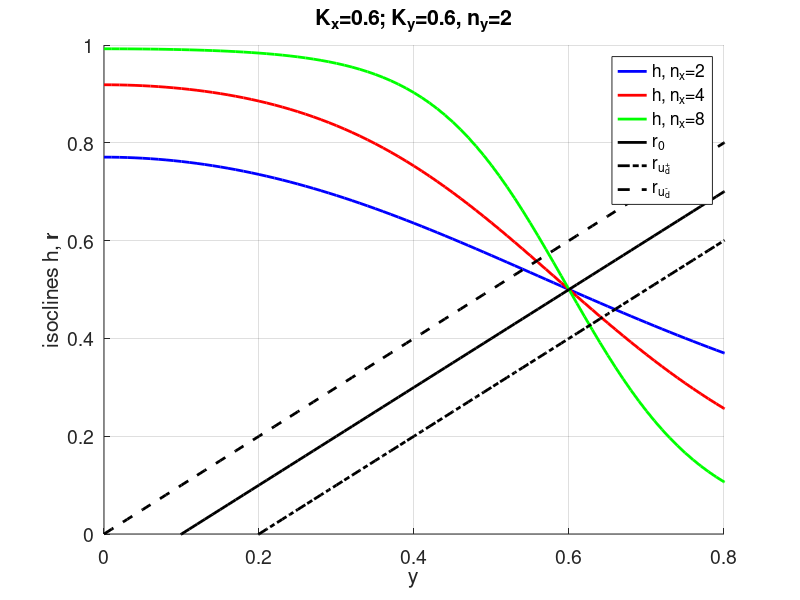

Here is the MATLAB script that generated this plot:
% The script generates the isoclines shown in Fig. S1 for the two-state system - case 3 -
% with different f function values (K_x=0.6 or 0.4 with n_x=2, 4, 8) and g
% values (K_y =0.6 or 0.4, ny=2 or 4)

clear all
clc
close all

%choose K_x value
K_x=.6;
%K_x=.4;

% choose K_y and n_y values
K_y=.6;
% K_y=.4;

n_y=2;
%n_y=4;    


fig=figure;
hold on
grid on
title_subplot=1;

% figure setting
w_1=300;
w_2=300;
line_w=2;

% y vector
y_ss=0:0.01:1;

% parameters
n_x_v=[2 4 8];

u=0.1;
alpha=1;
beta=1;
gamma=1; 
k=1; 

for idx_n_x=1:length(n_x_v)
        
    % n_x value
    n_x=n_x_v(idx_n_x);
    m_y=k*K_y-gamma/2;
    m_x=alpha*K_x- beta/2;

    f_y_ss=K_y^n_y./(K_y^n_y+y_ss.^n_y);
    x_ss_nonlin=(m_x+beta.*f_y_ss)./alpha;
    x_ss_contr=x_ss_nonlin.^n_x./(K_x^n_x + x_ss_nonlin.^n_x);
        
    r0=k*y_ss-m_y;
    r2=k*y_ss-m_y+u;
    r1=k*y_ss-m_y-u;
    
    if idx_n_x==1
        tag_line_col='-b';
    elseif idx_n_x==2
        tag_line_col='-r';
    elseif idx_n_x==3
        tag_line_col='-g';
    else
        tag_line_col='-c';
    end
    
    % plot h (with different n_x values) vs y
    plot(y_ss,gamma*x_ss_contr,tag_line_col,'linewidth',line_w);
    
end

% plot r for different values of the disturbance amplitude
plot(y_ss,r0,'-k','linewidth',line_w)
plot(y_ss,r1,'-.k','linewidth',line_w)
plot(y_ss,r2,'--k','linewidth',line_w)
ylim([0 1])
xlim([0 0.8])
legend('h, n_x=2','h, n_x=4','h, n_x=8','r_0','r_{u_d^+}','r_{u_d^-}')
if title_subplot
    str_title=['K_x=',num2str(K_x), '; K_y=',num2str(K_y), ', n_y=',num2str(n_y)];
    title(str_title)
end

ylabel('isoclines h, r')
xlabel('y')
set(fig,'Position',[10 10 w_1 w_2]);
set(gca,'FontSize',14)
